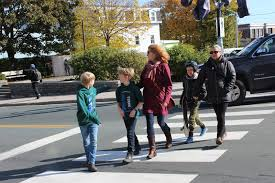
#> input picture data/img1.jpg, 275 x 183 px; its folder holds only this picture in this run
$ jupyter execute --allow-errors 'Pedestrian detector.ipynb'
#> lines starting #> are read from the running program, lines starting #| are printed output that depends on the picture
[cell 1]
import cv2
import imutils as im
import os
import matplotlib.pyplot as plt

[cell 2]
hog = cv2.HOGDescriptor()
hog.setSVMDetector(cv2.HOGDescriptor_getDefaultPeopleDetector())

[cell 3]
folder="./data"
images = []
for filename in os.listdir(folder):
    img = cv2.imread(os.path.join(folder,filename))
#> img is the input picture: shape (183, 275, 3); mean B, G, R 108.5, 113.5, 113.6
    if img is not None:
        images.append(img)


$ run again, on data/img2.jpg
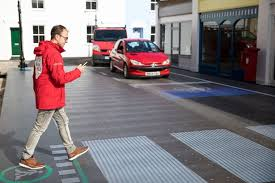
#> input picture data/img2.jpg, 275 x 183 px
#> img is the input picture: shape (183, 275, 3); mean B, G, R 125.4, 121.2, 129.5

$ run again, on data/img3.jpg
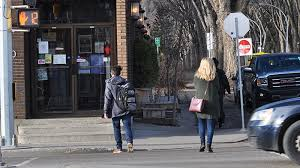
#> input picture data/img3.jpg, 300 x 168 px
#> img is the input picture: shape (168, 300, 3); mean B, G, R 94.8, 91.3, 92.5
